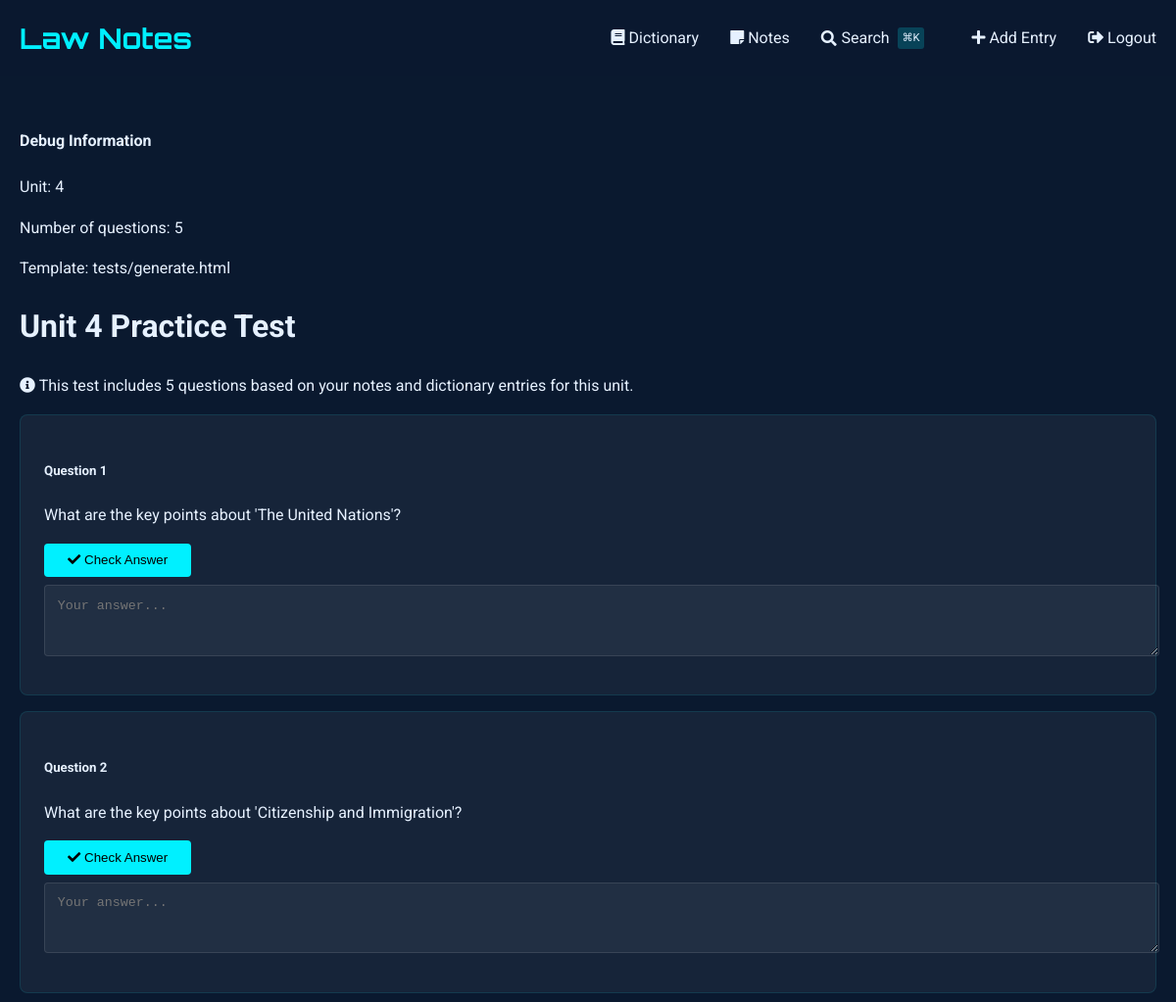
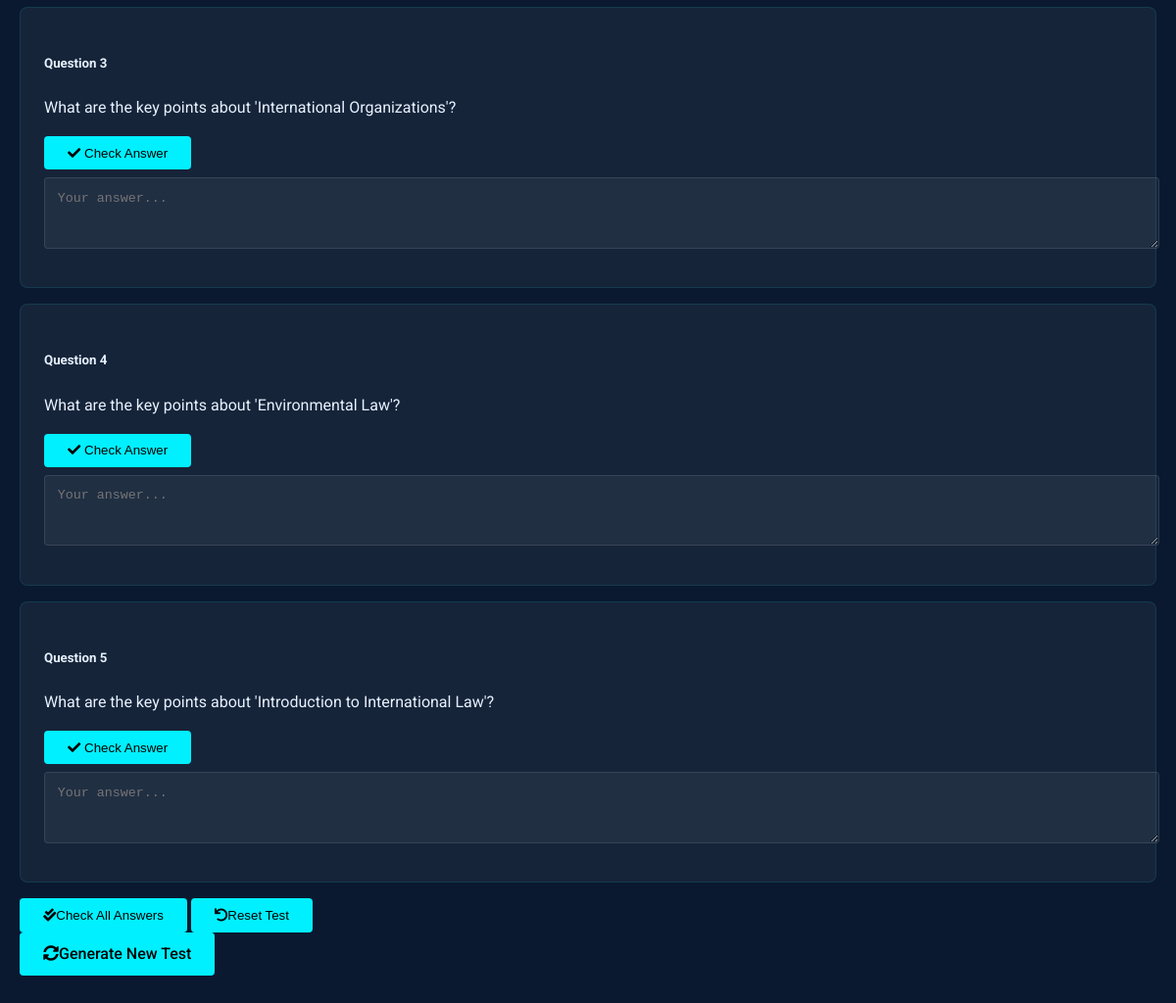
The page /tests/generate/4 (signed in) on the database its author committed (2 pictures, top to bottom).
### tables this page shows
CREATE TABLE notes (
    id INTEGER PRIMARY KEY AUTOINCREMENT,
    title TEXT NOT NULL,                -- short title for the note
    content TEXT NOT NULL,              -- the full note text
    unit_number INTEGER,                -- optional: to group with course units
    tags TEXT,                          -- comma-separated or JSON for filtering/search
    related_entries TEXT,               -- store glossary ids (e.g., "1,4,5") for cross-linking
    created_at TIMESTAMP DEFAULT CURRENT_TIMESTAMP,
    last_updated TIMESTAMP DEFAULT CURRENT_TIMESTAMP,
    views INTEGER DEFAULT 0,            -- track popularity
    is_favorite BOOLEAN DEFAULT 0,      -- quick flag for starred notes
    comments TEXT                       -- optional: your own thoughts or annotations
, has_worksheet BOOLEAN DEFAULT 0);

### test_routes.py (the view, shortened to what this page needs)
@test_bp.route('/generate/<int:unit_number>')
def generate_test(unit_number):
    if not session.get("name"):
        return redirect(url_for('auth.login', next=request.url))
    try:
        print(f"\n=== Starting test generation for unit {unit_number} ===")
        print("Current user:", session.get("name"))
        dict_db = SQL("sqlite:///dictionary.db")
        notes_db = SQL("sqlite:///notes.db")
        print("Fetching dictionary entries...")
        dictionary_entries = dict_db.execute("""
            SELECT id, word_phrase, definition, example, unit_number
            FROM entries
            WHERE unit_number = :unit_number
            ORDER BY RANDOM()
            LIMIT 20  # Limit to 20 terms to keep the test manageable
        """, unit_number=unit_number)
        print(f"Found {len(dictionary_entries)} dictionary entries")
        print("Fetching notes...")
        notes = notes_db.execute("""
            SELECT id, title, content, unit_number
            FROM notes
            WHERE unit_number = :unit_number
            ORDER BY RANDOM()
            LIMIT 5  # Limit to 5 notes to keep the test focused
        """, unit_number=unit_number)
        print(f"Found {len(notes)} notes")
        test_questions = []
        all_definitions = [entry['definition'] for entry in dictionary_entries]
        print(f"Generating questions from {len(dictionary_entries)} dictionary entries...")
        print(f"Generating questions from {len(notes)} notes...")
        for note in notes:
            test_questions.append({
                'type': 'short_answer',
                'question': f"What are the key points about '{note['title']}'?",
                'answer': note['content'],
                'options': []
            })
        random.shuffle(test_questions)
        test_questions = test_questions[:15]
        print(f"\n=== DEBUG: Generated {len(test_questions)} questions ===")
        for i, q in enumerate(test_questions):
            print(f"Question {i+1} (Type: {q['type']}): {q['question'][:100]}...")
            if 'options' in q and q['options']:
                print(f"  Options: {q['options']}")
        template_path = 'tests/generate.html'
        print(f"\n=== DEBUG: Attempting to render template: {template_path}")
        from flask import current_app, render_template_string
        with current_app.app_context():
            try:
                test_render = render_template_string('Test template rendering: {{ test_var }}', test_var='SUCCESS')
                print(f"Template rendering test: {test_render}")
                template = current_app.jinja_env.get_or_select_template(template_path)
                print("Template found and loaded successfully")
                test_data = [
                    {
                        'type': 'test',
                        'question': 'Test question',
                        'answer': 'Test answer',
                        'options': []
                    }
                ]
                test_output = render_template(template_path,
                                          test_questions=test_data,
                                          unit_number=unit_number)
                print(f"Test render successful. Output length: {len(test_output) if test_output else 0} characters")
            except Exception as e:
                print(f"\n=== TEMPLATE ERROR ===")
                print(f"Error: {str(e)}")
                import traceback
                traceback.print_exc()
                print("====================\n")
                raise
        print("\n=== Rendering actual template with real data ===")
        return render_template(template_path,
                             test_questions=test_questions,
                             unit_number=unit_number)
    except Exception as e:
        import traceback
        error_msg = f'Error generating test: {str(e)}\n\n{traceback.format_exc()}'
        print("\n" + "="*50)
        print("ERROR IN TEST GENERATION:")
        print(error_msg)
        print("="*50 + "\n")
        flash('Error generating test. Please check the server logs for details.', 'error')
        return redirect(url_for('dictionary.index'))

### sql.py (called while the page is built, shortened)
def _enable_logging(f):
    import logging
    import functools
    import os
    @functools.wraps(f)
    def decorator(*args, **kwargs):
        try:
            import flask
        except ModuleNotFoundError:
            return f(*args, **kwargs)
        disabled = logging.getLogger("cs50").disabled
        if flask.current_app and os.getenv("FLASK_ENV") == "development":
            logging.getLogger("cs50").disabled = False
        try:
            return f(*args, **kwargs)
        finally:
            logging.getLogger("cs50").disabled = disabled
    return decorator

def _parse_placeholder(token):
    import re
    import sqlparse
    if (
        not isinstance(token, sqlparse.sql.Token)
        or token.ttype != sqlparse.tokens.Name.Placeholder
    ):
        raise TypeError()
    if token.value == "?":
        return "qmark", None
    matches = re.search(r"^:([1-9]\d*)$", token.value)
    if matches:
        return "numeric", int(matches.group(1)) - 1
    matches = re.search(r"^:([a-zA-Z]\w*)$", token.value)
    if matches:
        return "named", matches.group(1)

    def __del__(self):
        self._disconnect()

    def _disconnect(self):
        if hasattr(_data, self._name()):
            getattr(_data, self._name()).close()
            delattr(_data, self._name())

    def _name(self):
        return str(hash(self))

        def connect(dbapi_connection, connection_record):
            try:
                if isinstance(
                    dbapi_connection, sqlite3.Connection
                ):  # If back end is sqlite
                    cursor = dbapi_connection.cursor()
                    cursor.execute("PRAGMA foreign_keys=ON")
                    cursor.close()
            except:
                pass

### templates/tests/generate.html (shortened to what this page needs)
{% extends "dictionary/base.html" %}
{% block content %}
<div class="container mt-4">
    <div class="alert alert-warning">
        <h4>Debug Information</h4>
        <p>Unit: {{ unit_number }}</p>
        <p>Number of questions: {{ test_questions|length }}</p>
        <p>Template: {{ self._TemplateReference__context.name }}</p>
    </div>
    <div class="row">
        <div class="col-12">
            <h1 class="mb-4">Unit {{ unit_number }} Practice Test</h1>
            <div class="alert alert-info">
                <i class="fas fa-info-circle me-2"></i>
                This test includes {{ test_questions|length }} questions based on your notes and dictionary entries for this unit.
            </div>
            <form id="testForm">
                {% for question in test_questions %}
                <div class="card mb-4 question-card" data-type="{{ question.type }}">
                    <div class="card-header bg-light">
                        <h5 class="mb-0">Question {{ loop.index }}</h5>
                    </div>
                    <div class="card-body">
                        <div class="d-flex justify-content-between align-items-center mb-3">
                            <p class="question-text mb-0">{{ question.question|safe }}</p>
                            <button type="button" class="btn btn-sm btn-outline-primary check-single" data-question-index="{{ loop.index0 }}">
                                <i class="fas fa-check"></i> Check Answer
                            </button>
                        </div>
                        {% if question.type == 'multiple_choice' %}
                            <div class="form-group">
                                {% for option in question.options %}
                                <div class="form-check">
                                    <input class="form-check-input" type="radio"
                                           name="q{{ loop.index0 }}" id="q{{ loop.index0 }}_{{ loop.index }}"
                                           value="{{ option }}" required>
                                    <label class="form-check-label" for="q{{ loop.index0 }}_{{ loop.index }}">
                                        {{ option }}
                                    </label>
                                </div>
                                {% endfor %}
                            </div>
                        {% elif question.type == 'fill_blank' %}
                            <div class="form-group">
                                <input type="text" class="form-control answer-input"
                                       name="q{{ loop.index0 }}" placeholder="Your answer..." required>
                            </div>
                        {% else %}
                            <div class="form-group">
                                <textarea class="form-control answer-input" name="q{{ loop.index0 }}"
                                          rows="3" placeholder="Your answer..." required></textarea>
                            </div>
                        {% endif %}
                    </div>
                </div>
                {% endfor %}
                <div class="d-flex justify-content-between mb-5">
                    <div>
                        <button type="button" class="btn btn-primary me-2" id="checkAllAnswers">
                            <i class="fas fa-check-double me-2"></i>Check All Answers
                        </button>
                        <button type="button" class="btn btn-outline-secondary" id="resetTest">
                            <i class="fas fa-undo me-2"></i>Reset Test
                        </button>
                    </div>
                    <a href="{{ url_for('tests.generate_test', unit_number=unit_number) }}"
                       class="btn btn-outline-secondary">
                        <i class="fas fa-sync-alt me-2"></i>Generate New Test
                    </a>
                </div>
            </form>
        </div>
    </div>
</div>
{% endblock %}

### templates/dictionary/base.html (style rules this page uses)
:root { --primary: #00f0ff; --bg-dark: #0a192f; --text: #e6f1ff; --success: #2ecc71; --error: #e74c3c; }
body { font-family: 'Roboto', sans-serif; background-color: var(--bg-dark); color: var(--text); line-height: 1.6; margin: 0; padding: 0; }
.container { max-width: 1200px; margin: 0 auto; padding: 0 20px; }
.card { background: rgba(255, 255, 255, 0.05); border-radius: 8px; padding: 1.5rem; margin: 1rem 0; border: 1px solid rgba(0, 240, 255, 0.1); }
.btn { display: inline-block; padding: 0.6rem 1.5rem; background: var(--primary); color: #000; border: none; border-radius: 4px; cursor: pointer; text-decoration: none; font-weight: 500; transition: all 0.3s; }
.form-control { width: 100%; padding: 0.8rem; margin: 0.5rem 0; background: rgba(255, 255, 255, 0.05); border: 1px solid rgba(255, 255, 255, 0.1); border-radius: 4px; color: var(--text); }

### rows shown on the page
notes: question "What are the key points about 'The United Nations'?"
notes: question "What are the key points about 'Citizenship and Immigration'?"
notes: question "What are the key points about 'International Organizations'?"
notes: question "What are the key points about 'Environmental Law'?"
notes: question "What are the key points about 'Introduction to International Law'?"

### other values the page prints
{{ unit_number }} "4"
{{ test_questions|length }} "5"
{{ self._TemplateReference__context.name }} "tests/generate.html"
